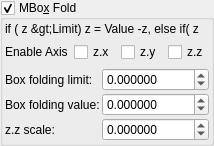
    <widget class="MyGroupBox" name="groupCheck_transf_function_enabledAz_false">
     <property name="title">
      <string>MBo&amp;x Fold</string>
     </property>
     <property name="checkable">
      <bool>true</bool>
     </property>
     <layout class="QVBoxLayout" name="verticalLayout_6">
      <property name="leftMargin">
       <number>2</number>
      </property>
      <property name="topMargin">
       <number>2</number>
      </property>
      <property name="rightMargin">
       <number>2</number>
      </property>
      <property name="bottomMargin">
       <number>2</number>
      </property>
      <item>
       <widget class="QLabel" name="label_8">
        <property name="text">
         <string>if ( z &gt;Limit) z = Value -z, else if( z &lt;Limit) z = - Value - z,</string>
        </property>
        <property name="wordWrap">
         <bool>true</bool>
        </property>
       </widget>
      </item>
      <item>
       <layout class="QGridLayout" name="gridLayout">
        <item row="1" column="1">
         <widget class="MyCheckBox" name="checkBox_transf_function_enabledBx">
          <property name="text">
           <string notr="true">z.x</string>
          </property>
         </widget>
        </item>
        <item row="1" column="0">
         <widget class="QLabel" name="label_170">
          <property name="text">
           <string>Enable Axis</string>
          </property>
         </widget>
        </item>
        <item row="1" column="3">
         <widget class="MyCheckBox" name="checkBox_transf_function_enabledBz">
          <property name="text">
           <string notr="true">z.z</string>
          </property>
         </widget>
        </item>
        <item row="1" column="2">
         <widget class="MyCheckBox" name="checkBox_transf_function_enabledBy">
          <property name="text">
           <string notr="true">z.y</string>
          </property>
         </widget>
        </item>
       </layout>
      </item>
      <item>
       <layout class="QGridLayout" name="gridLayout_12" columnstretch="0,1">
        <property name="spacing">
         <number>2</number>
        </property>
        <item row="1" column="1">
         <widget class="MyDoubleSpinBox" name="spinbox_mandelbox_folding_value">
          <property name="sizePolicy">
           <sizepolicy hsizetype="Minimum" vsizetype="Maximum">
            <horstretch>0</horstretch>
            <verstretch>0</verstretch>
           </sizepolicy>
          </property>
          <property name="prefix">
           <string/>
          </property>
          <property name="suffix">
           <string/>
          </property>
          <property name="decimals">
           <number>6</number>
          </property>
          <property name="minimum">
           <double>-100.000000000000000</double>
          </property>
          <property name="maximum">
           <double>100.000000000000000</double>
          </property>
          <property name="singleStep">
           <double>0.100000000000000</double>
          </property>
         </widget>
        </item>
        <item row="0" column="1">
         <widget class="MyDoubleSpinBox" name="spinbox_mandelbox_folding_limit">
          <property name="sizePolicy">
           <sizepolicy hsizetype="Minimum" vsizetype="Maximum">
            <horstretch>0</horstretch>
            <verstretch>0</verstretch>
           </sizepolicy>
          </property>
          <property name="prefix">
           <string/>
          </property>
          <property name="suffix">
           <string/>
          </property>
          <property name="decimals">
           <number>6</number>
          </property>
          <property name="minimum">
           <double>-100.000000000000000</double>
          </property>
          <property name="maximum">
           <double>100.000000000000000</double>
          </property>
          <property name="singleStep">
           <double>0.100000000000000</double>
          </property>
         </widget>
        </item>
        <item row="1" column="0">
         <widget class="QLabel" name="label_46">
          <property name="text">
           <string>Box folding value:</string>
          </property>
         </widget>
        </item>
        <item row="0" column="0">
         <widget class="QLabel" name="label_47">
          <property name="text">
           <string>Box folding limit:</string>
          </property>
         </widget>
        </item>
        <item row="2" column="1">
         <widget class="MyDoubleSpinBox" name="spinbox_transf_scale_1">
          <property name="sizePolicy">
           <sizepolicy hsizetype="Minimum" vsizetype="Maximum">
            <horstretch>0</horstretch>
            <verstretch>0</verstretch>
           </sizepolicy>
          </property>
          <property name="prefix">
           <string/>
          </property>
          <property name="suffix">
           <string/>
          </property>
          <property name="decimals">
           <number>6</number>
          </property>
          <property name="minimum">
           <double>-9.990000000000000</double>
          </property>
          <property name="maximum">
           <double>9.990000000000000</double>
          </property>
          <property name="singleStep">
           <double>0.100000000000000</double>
          </property>
         </widget>
        </item>
        <item row="2" column="0">
         <widget class="QLabel" name="label_172">
          <property name="text">
           <string>z.z scale:</string>
          </property>
         </widget>
        </item>
       </layout>
      </item>
     </layout>
    </widget>
